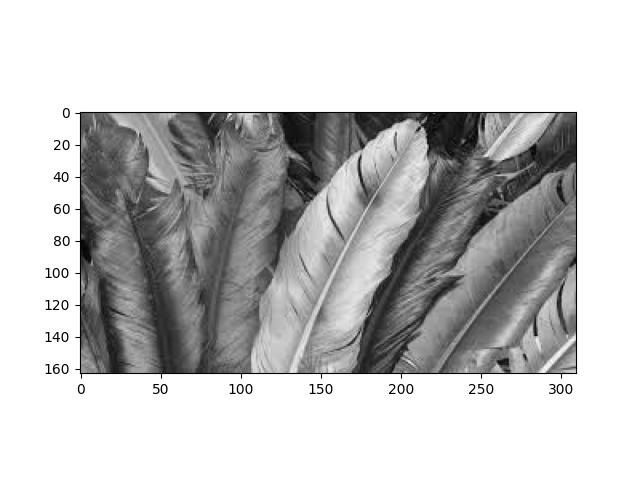
#> input picture GLCM Calculator Program/gsimg.jpg, 640 x 480 px
$ python glcm.py
#> lines starting #> are read from the running program, lines starting #| are printed output that depends on the picture
from matplotlib import pyplot as plt
import numpy as np

# load an image
img_rgb = plt.imread("gsimg.jpg")
#> img_rgb is the input picture: shape (480, 640, 3); min 0, max 255, mean 196.1

# get img greyscale
finl_img = np.average(img_rgb,axis=2).astype(np.uint8)

# choose a positional operator
pos_op = [1,0]

# init glcm array
glcm = np.zeros([256,256])

# iterate over image and complete glcm
for i in range(finl_img.shape[0]): # row
    for j in range(finl_img.shape[1]): # col
        init_val = finl_img[i,j]
        try:
            target = finl_img[i+pos_op[0],j+pos_op[1]]
        except IndexError:
        	continue # out of img bounds
        glcm[init_val,target]+=1
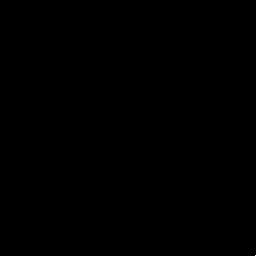
#> glcm: shape (256, 256) float64; min 0, max 163503, mean 4.7; drawn with min black and max white

glcm = glcm/np.sum(glcm)

plt.imshow(np.log(glcm+1e-6))
plt.show()
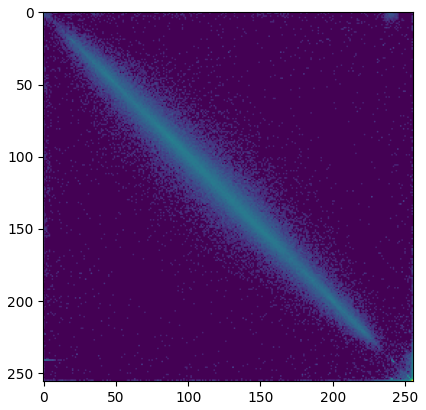
#> figure drawn by matplotlib, 1 panel
